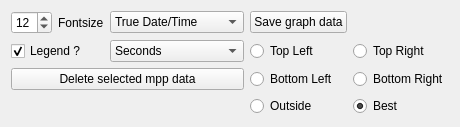
                <widget class="QWidget" name="OptionsMPP">
                 <attribute name="title">
                  <string>Options</string>
                 </attribute>
                 <layout class="QGridLayout" name="gridLayout">
                  <item row="0" column="0">
                   <widget class="QSpinBox" name="spinBox_MppFontsize">
                    <property name="value">
                     <number>12</number>
                    </property>
                   </widget>
                  </item>
                  <item row="0" column="1">
                   <widget class="QLabel" name="label">
                    <property name="text">
                     <string>Fontsize</string>
                    </property>
                   </widget>
                  </item>
                  <item row="0" column="2">
                   <widget class="QComboBox" name="comboBox_MPPT_TrueOrRelative">
                    <item>
                     <property name="text">
                      <string>True Date/Time</string>
                     </property>
                    </item>
                    <item>
                     <property name="text">
                      <string>RelativeTime, each</string>
                     </property>
                    </item>
                    <item>
                     <property name="text">
                      <string>RelativeTime, all</string>
                     </property>
                    </item>
                   </widget>
                  </item>
                  <item row="0" column="3">
                   <widget class="QPushButton" name="pushButton_SaveMpp">
                    <property name="text">
                     <string>Save graph data</string>
                    </property>
                   </widget>
                  </item>
                  <item row="1" column="0" colspan="2">
                   <widget class="QCheckBox" name="checkBox_MppLegend">
                    <property name="text">
                     <string>Legend ?</string>
                    </property>
                    <property name="checked">
                     <bool>true</bool>
                    </property>
                   </widget>
                  </item>
                  <item row="1" column="3">
                   <widget class="QRadioButton" name="radioButton_MppTopleft">
                    <property name="text">
                     <string>Top Left</string>
                    </property>
                   </widget>
                  </item>
                  <item row="1" column="4">
                   <widget class="QRadioButton" name="radioButton_MppTopright">
                    <property name="text">
                     <string>Top Right</string>
                    </property>
                   </widget>
                  </item>
                  <item row="2" column="0" colspan="3">
                   <widget class="QPushButton" name="pushButton_deletemppdata">
                    <property name="text">
                     <string>Delete selected mpp data</string>
                    </property>
                   </widget>
                  </item>
                  <item row="2" column="3">
                   <widget class="QRadioButton" name="radioButton_MppBottomleft">
                    <property name="text">
                     <string>Bottom Left</string>
                    </property>
                   </widget>
                  </item>
                  <item row="2" column="4">
                   <widget class="QRadioButton" name="radioButton_MppBottomright">
                    <property name="text">
                     <string>Bottom Right</string>
                    </property>
                   </widget>
                  </item>
                  <item row="3" column="3">
                   <widget class="QRadioButton" name="radioButton_MppOutside">
                    <property name="text">
                     <string>Outside</string>
                    </property>
                   </widget>
                  </item>
                  <item row="3" column="4">
                   <widget class="QRadioButton" name="radioButton_MppBest">
                    <property name="text">
                     <string>Best</string>
                    </property>
                    <property name="checked">
                     <bool>true</bool>
                    </property>
                   </widget>
                  </item>
                  <item row="1" column="2">
                   <widget class="QComboBox" name="comboBox_MPPT_TimeUnit">
                    <item>
                     <property name="text">
                      <string>Seconds</string>
                     </property>
                    </item>
                    <item>
                     <property name="text">
                      <string>Minutes</string>
                     </property>
                    </item>
                    <item>
                     <property name="text">
                      <string>Hours</string>
                     </property>
                    </item>
                    <item>
                     <property name="text">
                      <string>Days</string>
                     </property>
                    </item>
                   </widget>
                  </item>
                 </layout>
                </widget>
